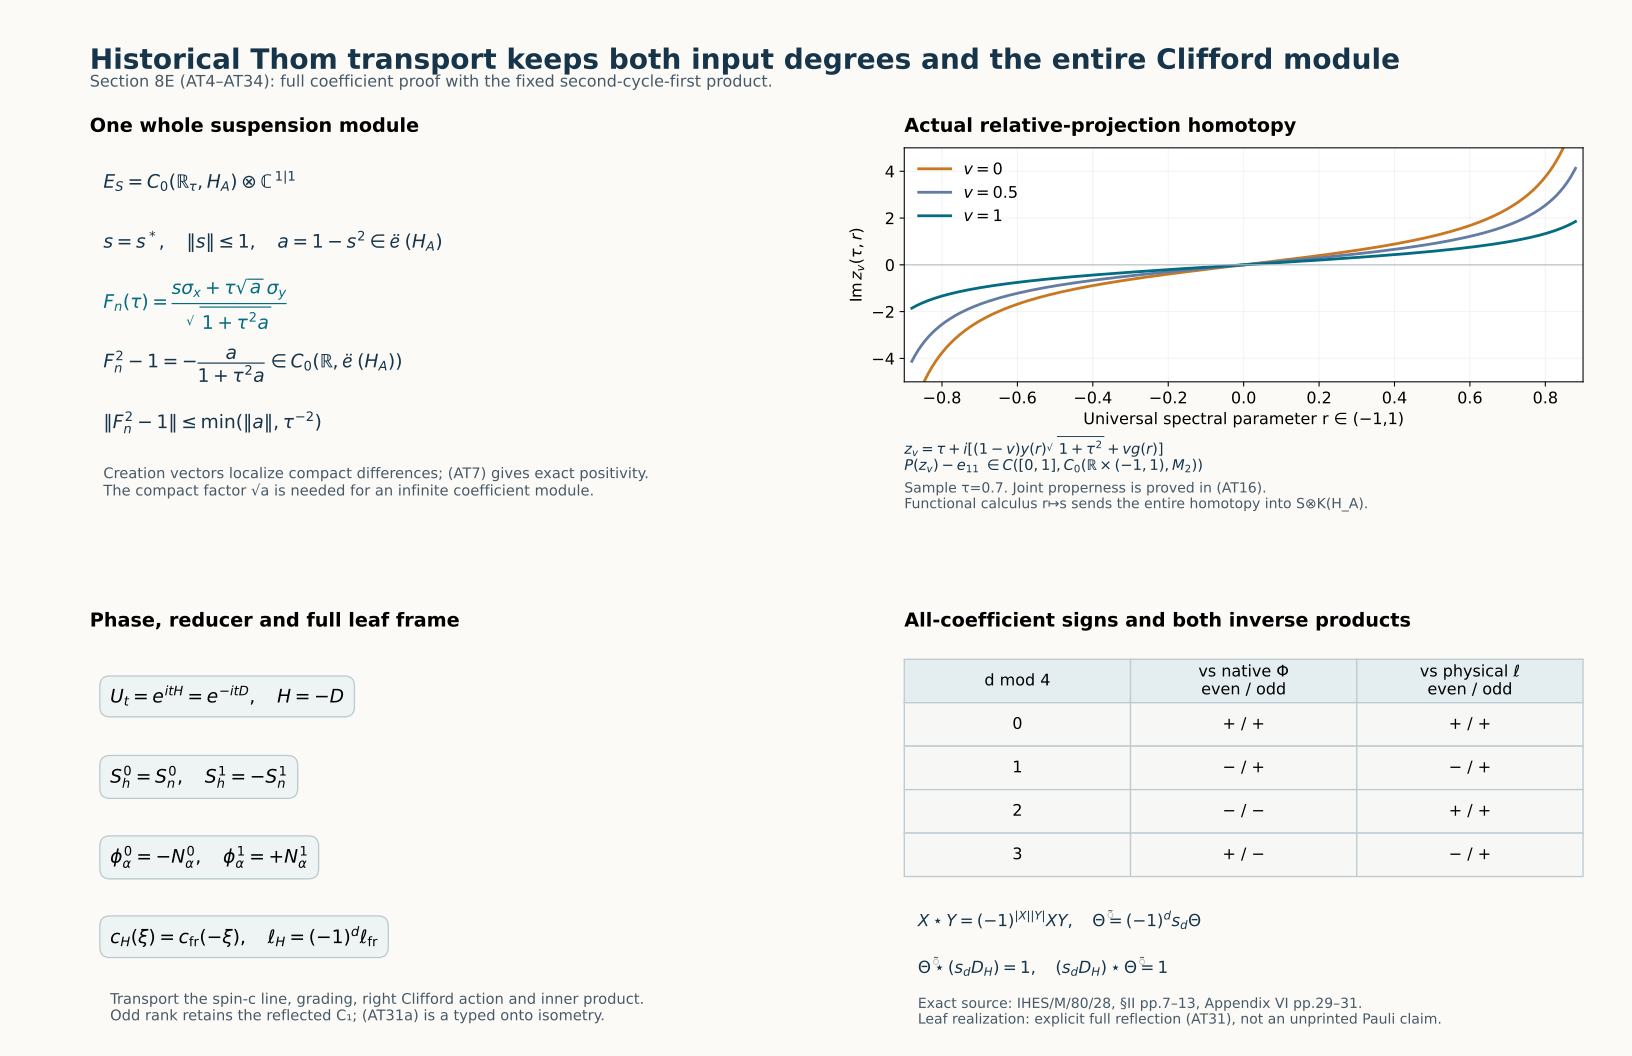

Write the Python code that produced this figure.
from pathlib import Path
import numpy as np
import matplotlib
matplotlib.use('Agg')
import matplotlib.pyplot as plt
from matplotlib.patches import FancyArrowPatch

HERE=Path(__file__).resolve().parent
plt.rcParams.update({'font.family':'DejaVu Sans','font.size':12,'svg.fonttype':'none'})
fig=plt.figure(figsize=(17,11),facecolor='#fbfaf7')
gs=fig.add_gridspec(2,2,left=.055,right=.97,bottom=.075,top=.86,hspace=.48,wspace=.20)
fig.suptitle('Historical Thom transport keeps both input degrees and the entire Clifford module',
             x=.055,y=.955,ha='left',fontsize=21,fontweight='bold',color='#17354a')
fig.text(.055,.918,'Section 8E (AT4–AT34): full coefficient proof with the fixed second-cycle-first product.',
         fontsize=12,color='#475967')

ax=fig.add_subplot(gs[0,0]); ax.axis('off')
ax.set_title('One whole suspension module',loc='left',fontweight='bold',pad=12)
rows=[(r'$E_S=C_0(\mathbb{R}_\tau,H_A)\otimes\mathbb{C}^{1|1}$','#17354a'),
      (r'$s=s^*,\quad\|s\|\leq1,\quad a=1-s^2\in\mathcal{K}(H_A)$','#17354a'),
      (r'$F_n(\tau)=\dfrac{s\sigma_x+\tau\sqrt{a}\,\sigma_y}{\sqrt{1+\tau^2a}}$','#036b82'),
      (r'$F_n^2-1=-\dfrac{a}{1+\tau^2a}\in C_0(\mathbb{R},\mathcal{K}(H_A))$','#17354a'),
      (r'$\|F_n^2-1\|\leq\min(\|a\|,\tau^{-2})$','#17354a')]
for i,(t,c) in enumerate(rows):ax.text(.02,.88-i*.18,t,transform=ax.transAxes,color=c,fontsize=14)
ax.text(.02,-.04,'Creation vectors localize compact differences; (AT7) gives exact positivity.\nThe compact factor √a is needed for an infinite coefficient module.',transform=ax.transAxes,fontsize=11,color='#475967')

ax=fig.add_subplot(gs[0,1]); ax.set_title('Actual relative-projection homotopy',loc='left',fontweight='bold',pad=12)
position=ax.get_position();ax.set_position([position.x0,position.y0+.30*position.height,position.width,.70*position.height])
r=np.linspace(-.88,.88,600)
tau=.7
y=np.tan(np.pi*r/2);g=r/np.sqrt(1-r*r)
for v,col in [(0,'#c87820'),(.5,'#647ba3'),(1,'#036b82')]:
    im=(1-v)*y*np.sqrt(1+tau*tau)+v*g
    ax.plot(r,im,color=col,lw=2.1,label=fr'$v={v:g}$')
ax.set_xlim(-.9,.9);ax.set_ylim(-5,5);ax.axhline(0,c='#b6bdc2',lw=.8)
ax.set_xlabel('Universal spectral parameter r ∈ (−1,1)');ax.set_ylabel(r'$\operatorname{Im}z_v(\tau,r)$');ax.legend(frameon=False,loc='upper left')
ax.grid(alpha=.15)
ax.text(0,-.38,r'$z_v=\tau+i[(1-v)y(r)\sqrt{1+\tau^2}+vg(r)]$'+'\n'+r'$P(z_v)-e_{11}\ \in C([0,1],C_0(\mathbb{R}\times(-1,1),M_2))$',transform=ax.transAxes,fontsize=11,color='#17354a')
ax.text(0,-.54,'Sample τ=0.7. Joint properness is proved in (AT16).\nFunctional calculus r↦s sends the entire homotopy into S⊗K(H_A).',transform=ax.transAxes,fontsize=10.5,color='#475967')

ax=fig.add_subplot(gs[1,0]);ax.axis('off');ax.set_title('Phase, reducer and full leaf frame',loc='left',fontweight='bold',pad=12)
boxes=[(.82,r'$U_t=e^{itH}=e^{-itD},\quad H=-D$'),
       (.58,r'$S_h^0=S_n^0,\quad S_h^1=-S_n^1$'),
       (.34,r'$\phi_\alpha^0=-N_\alpha^0,\quad\phi_\alpha^1=+N_\alpha^1$'),
       (.10,r'$c_H(\xi)=c_{\rm fr}(-\xi),\quad\ell_H=(-1)^d\ell_{\rm fr}$')]
for yi,txt in boxes:
    ax.text(.03,yi,txt,transform=ax.transAxes,fontsize=14,bbox=dict(boxstyle='round,pad=.55',fc='#eef3f4',ec='#bacbd1'))
ax.text(.03,-.13,'Transport the spin-c line, grading, right Clifford action and inner product.\nOdd rank retains the reflected C₁; (AT31a) is a typed onto isometry.',transform=ax.transAxes,fontsize=11,color='#475967')

ax=fig.add_subplot(gs[1,1]);ax.axis('off');ax.set_title('All-coefficient signs and both inverse products',loc='left',fontweight='bold',pad=12)
table=ax.table(cellText=[['0','+ / +','+ / +'],['1','− / +','− / +'],['2','− / −','+ / +'],['3','+ / −','− / +']],
              colLabels=['d mod 4','vs native Φ\neven / odd','vs physical ℓ\neven / odd'],cellLoc='center',loc='upper center',bbox=[0,.30,1,.65])
table.auto_set_font_size(False);table.set_fontsize(12)
for (ri,ci),cell in table.get_celld().items():
    cell.set_edgecolor('#bdcbd1');cell.set_facecolor('#e4edf0' if ri==0 else '#f7f8f6')
ax.text(.02,.15,r'$X\star Y=(-1)^{|X||Y|}XY,\quad\widetilde\Theta=(-1)^ds_d\Theta$',transform=ax.transAxes,fontsize=12.5,color='#17354a')
ax.text(.02,.01,r'$\widetilde\Theta\star(s_dD_H)=1,\quad(s_dD_H)\star\widetilde\Theta=1$',transform=ax.transAxes,fontsize=12.5,color='#17354a')
ax.text(.02,-.14,'Exact source: IHES/M/80/28, §II pp.7–13, Appendix VI pp.29–31.\nLeaf realization: explicit full reflection (AT31), not an unprinted Pauli claim.',transform=ax.transAxes,fontsize=10.5,color='#475967')

fig.savefig(HERE/'all-coefficient-transport.png',dpi=180,facecolor=fig.get_facecolor())
fig.savefig(HERE/'all-coefficient-transport.svg',facecolor=fig.get_facecolor())
plt.close(fig)
print('Rendered reproducible PNG and editable SVG.')
